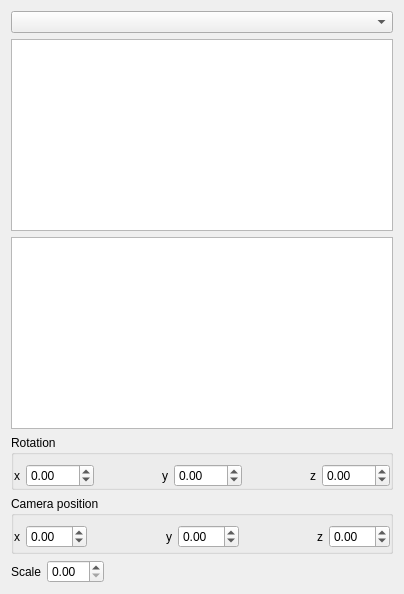
      <widget class="QWidget" name="FormTabModel">
       <property name="sizePolicy">
        <sizepolicy hsizetype="Fixed" vsizetype="Maximum">
         <horstretch>0</horstretch>
         <verstretch>0</verstretch>
        </sizepolicy>
       </property>
       <attribute name="title">
        <string>Model</string>
       </attribute>
       <layout class="QVBoxLayout" name="verticalLayout">
        <item>
         <widget class="QComboBox" name="FormModelComboModels"/>
        </item>
        <item>
         <widget class="QTableWidget" name="FormModelTableAtoms"/>
        </item>
        <item>
         <widget class="QTableWidget" name="FormModelTableProperties">
          <property name="sizePolicy">
           <sizepolicy hsizetype="Expanding" vsizetype="Preferred">
            <horstretch>0</horstretch>
            <verstretch>0</verstretch>
           </sizepolicy>
          </property>
         </widget>
        </item>
        <item>
         <widget class="QGroupBox" name="groupBox_58">
          <property name="minimumSize">
           <size>
            <width>0</width>
            <height>0</height>
           </size>
          </property>
          <property name="title">
           <string>Rotation</string>
          </property>
          <layout class="QHBoxLayout" name="horizontalLayout_17">
           <property name="leftMargin">
            <number>0</number>
           </property>
           <property name="rightMargin">
            <number>0</number>
           </property>
           <property name="bottomMargin">
            <number>0</number>
           </property>
           <item>
            <widget class="QLabel" name="label_131">
             <property name="text">
              <string>x</string>
             </property>
            </widget>
           </item>
           <item>
            <widget class="QDoubleSpinBox" name="model_rotation_x">
             <property name="minimum">
              <double>-360.000000000000000</double>
             </property>
             <property name="maximum">
              <double>360.990000000000009</double>
             </property>
            </widget>
           </item>
           <item>
            <spacer name="horizontalSpacer_129">
             <property name="orientation">
              <enum>Qt::Horizontal</enum>
             </property>
             <property name="sizeHint" stdset="0">
              <size>
               <width>40</width>
               <height>20</height>
              </size>
             </property>
            </spacer>
           </item>
           <item>
            <widget class="QLabel" name="label_134">
             <property name="text">
              <string>y</string>
             </property>
            </widget>
           </item>
           <item>
            <widget class="QDoubleSpinBox" name="model_rotation_y">
             <property name="minimum">
              <double>-360.000000000000000</double>
             </property>
             <property name="maximum">
              <double>360.990000000000009</double>
             </property>
            </widget>
           </item>
           <item>
            <spacer name="horizontalSpacer_127">
             <property name="orientation">
              <enum>Qt::Horizontal</enum>
             </property>
             <property name="sizeHint" stdset="0">
              <size>
               <width>40</width>
               <height>20</height>
              </size>
             </property>
            </spacer>
           </item>
           <item>
            <widget class="QLabel" name="label_135">
             <property name="text">
              <string>z</string>
             </property>
            </widget>
           </item>
           <item>
            <widget class="QDoubleSpinBox" name="model_rotation_z">
             <property name="minimum">
              <double>-360.000000000000000</double>
             </property>
             <property name="maximum">
              <double>360.990000000000009</double>
             </property>
            </widget>
           </item>
          </layout>
         </widget>
        </item>
        <item>
         <widget class="QGroupBox" name="groupBox_32">
          <property name="minimumSize">
           <size>
            <width>0</width>
            <height>0</height>
           </size>
          </property>
          <property name="title">
           <string>Camera position</string>
          </property>
          <layout class="QVBoxLayout" name="verticalLayout_108">
           <property name="leftMargin">
            <number>0</number>
           </property>
           <property name="rightMargin">
            <number>0</number>
           </property>
           <property name="bottomMargin">
            <number>3</number>
           </property>
           <item>
            <widget class="QFrame" name="frame_167">
             <property name="frameShape">
              <enum>QFrame::NoFrame</enum>
             </property>
             <property name="frameShadow">
              <enum>QFrame::Raised</enum>
             </property>
             <layout class="QHBoxLayout" name="horizontalLayout_182">
              <property name="leftMargin">
               <number>0</number>
              </property>
              <property name="topMargin">
               <number>0</number>
              </property>
              <property name="rightMargin">
               <number>0</number>
              </property>
              <property name="bottomMargin">
               <number>0</number>
              </property>
              <item>
               <widget class="QLabel" name="label_137">
                <property name="text">
                 <string>x</string>
                </property>
               </widget>
              </item>
              <item>
               <widget class="QDoubleSpinBox" name="camera_pos_x">
                <property name="minimum">
                 <double>-99.000000000000000</double>
                </property>
               </widget>
              </item>
              <item>
               <spacer name="horizontalSpacer_130">
                <property name="orientation">
                 <enum>Qt::Horizontal</enum>
                </property>
                <property name="sizeHint" stdset="0">
                 <size>
                  <width>40</width>
                  <height>20</height>
                 </size>
                </property>
               </spacer>
              </item>
              <item>
               <widget class="QLabel" name="label_138">
                <property name="text">
                 <string>y</string>
                </property>
               </widget>
              </item>
              <item>
               <widget class="QDoubleSpinBox" name="camera_pos_y">
                <property name="minimum">
                 <double>-99.000000000000000</double>
                </property>
               </widget>
              </item>
              <item>
               <spacer name="horizontalSpacer_156">
                <property name="orientation">
                 <enum>Qt::Horizontal</enum>
                </property>
                <property name="sizeHint" stdset="0">
                 <size>
                  <width>40</width>
                  <height>20</height>
                 </size>
                </property>
               </spacer>
              </item>
              <item>
               <widget class="QLabel" name="label_139">
                <property name="text">
                 <string>z</string>
                </property>
               </widget>
              </item>
              <item>
               <widget class="QDoubleSpinBox" name="camera_pos_z">
                <property name="minimum">
                 <double>-99.000000000000000</double>
                </property>
               </widget>
              </item>
             </layout>
            </widget>
           </item>
          </layout>
         </widget>
        </item>
        <item>
         <widget class="QFrame" name="frame_168">
          <property name="frameShape">
           <enum>QFrame::NoFrame</enum>
          </property>
          <property name="frameShadow">
           <enum>QFrame::Raised</enum>
          </property>
          <layout class="QHBoxLayout" name="horizontalLayout_183">
           <property name="leftMargin">
            <number>0</number>
           </property>
           <property name="topMargin">
            <number>0</number>
           </property>
           <property name="rightMargin">
            <number>0</number>
           </property>
           <property name="bottomMargin">
            <number>0</number>
           </property>
           <item>
            <widget class="QLabel" name="label_136">
             <property name="text">
              <string>Scale</string>
             </property>
            </widget>
           </item>
           <item>
            <widget class="QDoubleSpinBox" name="model_scale"/>
           </item>
           <item>
            <spacer name="horizontalSpacer_126">
             <property name="orientation">
              <enum>Qt::Horizontal</enum>
             </property>
             <property name="sizeHint" stdset="0">
              <size>
               <width>289</width>
               <height>20</height>
              </size>
             </property>
            </spacer>
           </item>
          </layout>
         </widget>
        </item>
       </layout>
      </widget>
